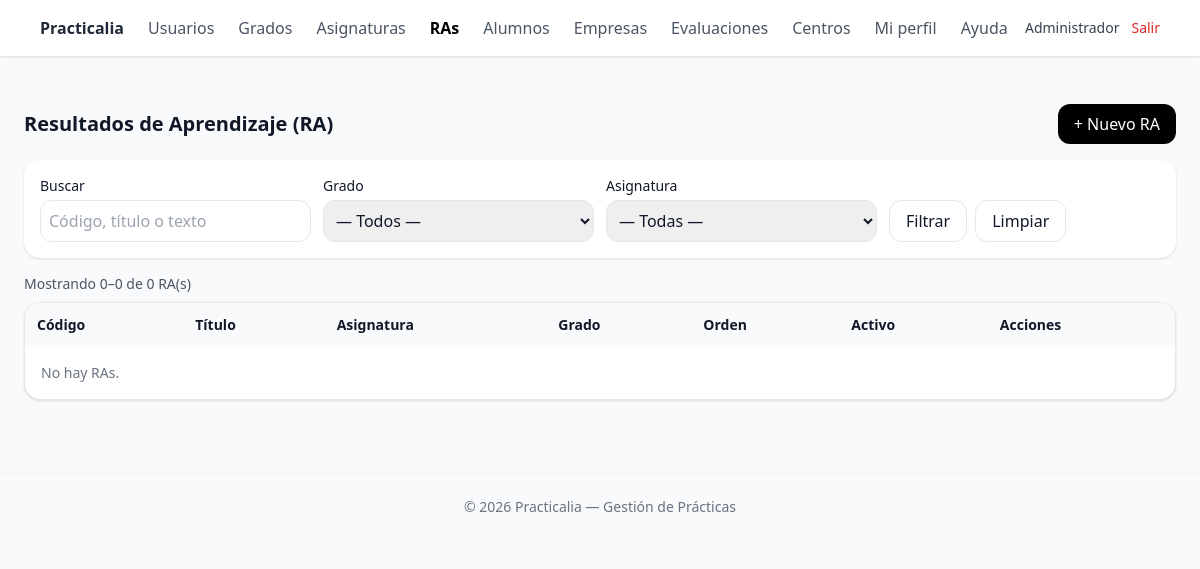
/public/ras/index.php (signed in), run on an earlier commit of the app's database.
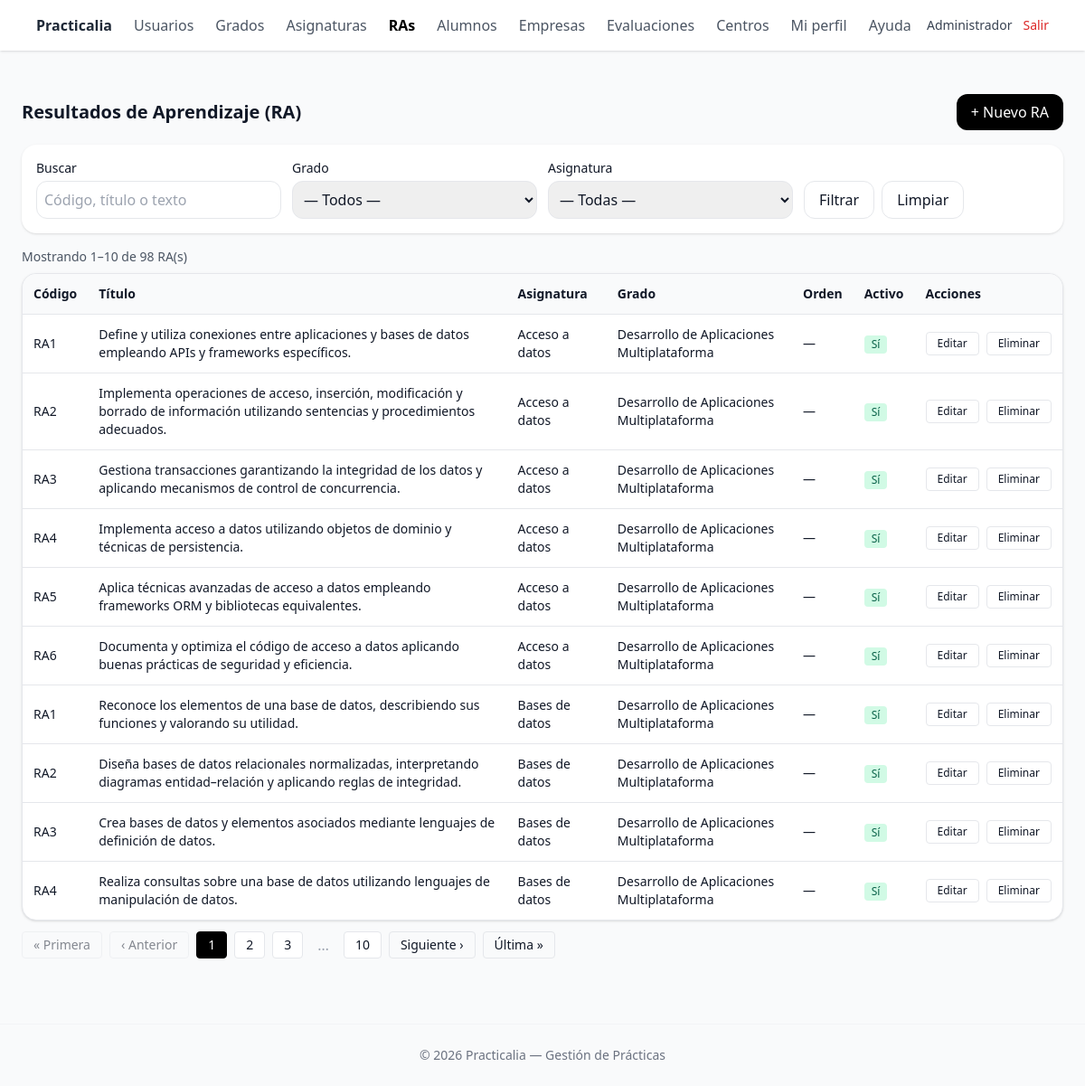
And on a later commit of the database.
### tables this page shows
CREATE TABLE `asignatura_ras` (
  `id` int(10) UNSIGNED NOT NULL,
  `asignatura_id` int(10) UNSIGNED NOT NULL,
  `codigo` varchar(20) NOT NULL,
  `titulo` varchar(255) NOT NULL,
  `descripcion` text DEFAULT NULL,
  `orden` smallint(5) UNSIGNED DEFAULT NULL,
  `activo` tinyint(1) NOT NULL DEFAULT 1,
  `created_at` datetime NOT NULL DEFAULT current_timestamp(),
  `updated_at` datetime NOT NULL DEFAULT current_timestamp() ON UPDATE current_timestamp(),
  `deleted_at` datetime DEFAULT NULL
);

CREATE TABLE `asignaturas` (
  `id` int(10) UNSIGNED NOT NULL,
  `curso_id` int(10) UNSIGNED NOT NULL,
  `nombre` varchar(150) NOT NULL,
  `codigo` varchar(30) DEFAULT NULL,
  `ects` decimal(4,1) DEFAULT NULL,
  `horas` smallint(5) UNSIGNED DEFAULT NULL,
  `semestre` tinyint(3) UNSIGNED DEFAULT NULL,
  `descripcion` text DEFAULT NULL,
  `activo` tinyint(1) NOT NULL DEFAULT 1,
  `created_at` datetime NOT NULL DEFAULT current_timestamp(),
  `updated_at` datetime NOT NULL DEFAULT current_timestamp() ON UPDATE current_timestamp(),
  `deleted_at` datetime DEFAULT NULL
);

CREATE TABLE `cursos` (
  `id` int(10) UNSIGNED NOT NULL,
  `nombre` varchar(150) NOT NULL,
  `codigo` varchar(50) DEFAULT NULL,
  `anyo` smallint(6) DEFAULT NULL,
  `activo` tinyint(1) NOT NULL DEFAULT 1,
  `created_at` timestamp NOT NULL DEFAULT current_timestamp(),
  `updated_at` timestamp NOT NULL DEFAULT current_timestamp() ON UPDATE current_timestamp()
);

### lib/auth.php (called while the page is built, shortened)
<?php
function current_user(): ?array
{
    return $_SESSION['user'] ?? null;
}
function require_role(string $codigoRol): bool
{
    $user = current_user();
    return in_array($codigoRol, $user['roles_codigos'] ?? [], true);
}

### public/ras/index.php (the view, shortened to what this page needs)
<?php
require_once __DIR__ . '/../../lib/auth.php';
function h(?string $s): string
{
  return htmlspecialchars((string) $s, ENT_QUOTES, 'UTF-8');
}
function urlWith(array $merge): string
{
  $cur = $_GET;
  foreach ($merge as $k => $v) {
    if ($v === null)
      unset($cur[$k]);
    else
      $cur[$k] = $v;
  }
  $q = http_build_query($cur);
  return $q ? ('?' . $q) : './index.php';
}
$q = trim((string) ($_GET['q'] ?? ''));
$asigIdF = filter_input(INPUT_GET, 'asignatura_id', FILTER_VALIDATE_INT) ?: null;
$page = max(1, (int) ($_GET['page'] ?? 1));
$perPage = 10;
$params = [];
$joins = "JOIN asignaturas a ON a.id = ra.asignatura_id
           JOIN cursos c ON c.id = a.curso_id";
$where = ["ra.deleted_at IS NULL", "a.deleted_at IS NULL"];
$whereSql = $where ? ('WHERE ' . implode(' AND ', $where)) : '';
$sqlCount = "SELECT COUNT(DISTINCT ra.id)
             FROM asignatura_ras ra
             $joins
             $whereSql";
$st = $pdo->prepare($sqlCount);
$st->execute($params);
$total = (int) $st->fetchColumn();
$perPage = max(1, (int) $perPage);
$totalPages = max(1, (int) ceil($total / $perPage));
$page = min(max(1, (int) $page), $totalPages);
$offset = ($page - 1) * $perPage;
$sqlRows = "SELECT ra.id, ra.codigo, ra.titulo, ra.orden, ra.activo,
                   a.id AS asig_id, a.nombre AS asig_nombre,
                   c.id AS curso_id, c.nombre AS curso_nombre
            FROM asignatura_ras ra
            $joins
            $whereSql
            GROUP BY ra.id, ra.codigo, ra.titulo, ra.orden, ra.activo, a.id, a.nombre, c.id, c.nombre
            ORDER BY c.nombre ASC, a.nombre ASC,
                     (ra.orden IS NULL) ASC, ra.orden ASC, ra.codigo ASC
            LIMIT :limit OFFSET :offset";
$st = $pdo->prepare($sqlRows);
$st->bindValue(':limit', $perPage, PDO::PARAM_INT);
$st->bindValue(':offset', $offset, PDO::PARAM_INT);
$st->execute();
$rows = $st->fetchAll(PDO::FETCH_ASSOC);
$from = ($total === 0) ? 0 : ($offset + 1);
$to = min($offset + $perPage, $total);
$window = 2;
$pagesToShow = [];
$pagesToShow[] = 1;
for ($i = $page - $window; $i <= $page + $window; $i++) {
  if ($i > 1 && $i < $totalPages)
    $pagesToShow[] = $i;
}
if ($totalPages > 1)
  $pagesToShow[] = $totalPages;
$pagesToShow = array_values(array_unique(array_filter($pagesToShow, fn($p) => $p >= 1 && $p <= $totalPages)));
sort($pagesToShow);
function renderPageLink(int $p, int $cur): string
{
  $isCur = ($p === $cur);
  $cls = 'px-3 py-1 rounded border text-sm ' . ($isCur ? 'bg-black text-white border-black' : 'bg-white');
  return '<a class="' . $cls . '" href="' . h(urlWith(['page' => $p])) . '">' . $p . '</a>';
}
require_once __DIR__ . '/../partials/_header.php';
?>
<div class="flex items-center justify-between mb-4">
  <h1 class="text-xl font-semibold">Resultados de Aprendizaje (RA)</h1>
  <a href="./create.php<?= $asigIdF ? '?asignatura_id=' . (int) $asigIdF : '' ?>"
    class="px-4 py-2 rounded-xl bg-black text-white">+ Nuevo RA</a>
</div>
<form method="get" class="bg-white p-4 rounded-2xl shadow mb-4 grid grid-cols-1 md:grid-cols-4 gap-3">
  <div>
    <label class="block text-sm font-medium">Buscar</label>
    <input name="q" value="<?= h($q) ?>" class="mt-1 w-full border rounded-xl p-2" placeholder="Código, título o texto">
  </div>
  <div>
    <label class="block text-sm font-medium">Grado</label>
    <select name="curso_id" class="mt-1 w-full border rounded-xl p-2" onchange="this.form.submit()">
      <option value="">— Todos —</option>
    </select>
  </div>
  <div>
    <label class="block text-sm font-medium">Asignatura</label>
    <select name="asignatura_id" class="mt-1 w-full border rounded-xl p-2">
      <option value="">— Todas —</option>
    </select>
  </div>
  <div class="flex items-end gap-2">
    <button class="px-4 py-2 rounded-xl border">Filtrar</button>
    <a href="./index.php" class="px-4 py-2 rounded-xl border">Limpiar</a>
  </div>
</form>
<div class="mb-2 text-sm text-gray-600">
  Mostrando <span class="font-medium"><?= (int) $from ?></span>–<span class="font-medium"><?= (int) $to ?></span> de
  <span class="font-medium"><?= (int) $total ?></span> RA(s)
</div>
<div class="overflow-x-auto bg-white rounded-2xl shadow border">
  <table class="min-w-full text-sm">
    <thead class="bg-gray-50">
      <tr>
        <th class="text-left p-3">Código</th>
        <th class="text-left p-3">Título</th>
        <th class="text-left p-3">Asignatura</th>
        <th class="text-left p-3">Grado</th>
        <th class="text-left p-3">Orden</th>
        <th class="text-left p-3">Activo</th>
        <th class="text-left p-3">Acciones</th>
      </tr>
    </thead>
    <tbody>
      <?php if (!$rows): ?>
        <tr>
          <td colspan="7" class="p-4 text-gray-500">No hay RAs.</td>
        </tr>
      <?php else:
        foreach ($rows as $r): ?>
          <tr class="border-t">
            <td class="p-3 font-medium"><?= h($r['codigo']) ?></td>
            <td class="p-3"><?= h($r['titulo']) ?></td>
            <td class="p-3"><?= h($r['asig_nombre']) ?></td>
            <td class="p-3"><?= h($r['curso_nombre']) ?></td>
            <td class="p-3"><?= h($r['orden'] !== null ? (string) $r['orden'] : '—') ?></td>
            <td class="p-3">
              <?php if ((int) $r['activo'] === 1): ?>
                <span class="inline-block text-xs px-2 py-0.5 rounded bg-emerald-100 text-emerald-800">Sí</span>
              <?php else: ?>
                <span class="inline-block text-xs px-2 py-0.5 rounded bg-gray-100 text-gray-700">No</span>
              <?php endif; ?>
            </td>
            <td class="p-3">
              <div class="flex gap-2">
                <a class="px-3 py-1 rounded border text-xs" href="./edit.php?id=<?= (int) $r['id'] ?>">Editar</a>
                <form method="post" action="./delete.php" onsubmit="return confirm('¿Eliminar este RA?');">
                  <button class="px-3 py-1 rounded border text-xs" type="submit">Eliminar</button>
                </form>
              </div>
            </td>
          </tr>
        <?php endforeach; endif; ?>
    </tbody>
  </table>
</div>
<?php if ($totalPages > 1): ?>
  <nav class="flex items-center gap-2 mt-3" aria-label="Paginación">
    <a class="px-3 py-1 rounded border text-sm <?= $page === 1 ? 'pointer-events-none opacity-50' : '' ?>"
      href="<?= h(urlWith(['page' => 1])) ?>">« Primera</a>
    <a class="px-3 py-1 rounded border text-sm <?= $page === 1 ? 'pointer-events-none opacity-50' : '' ?>"
      href="<?= h(urlWith(['page' => max(1, $page - 1)])) ?>">‹ Anterior</a>
    <?php
    $prev = 0;
    foreach ($pagesToShow as $p):
      if ($prev && $p > $prev + 1)
        echo '<span class="px-2 text-gray-400">…</span>';
      echo renderPageLink($p, $page);
      $prev = $p;
    endforeach;
    ?>
    <a class="px-3 py-1 rounded border text-sm <?= $page === $totalPages ? 'pointer-events-none opacity-50' : '' ?>"
      href="<?= h(urlWith(['page' => min($totalPages, $page + 1)])) ?>">Siguiente ›</a>
    <a class="px-3 py-1 rounded border text-sm <?= $page === $totalPages ? 'pointer-events-none opacity-50' : '' ?>"
      href="<?= h(urlWith(['page' => $totalPages])) ?>">Última »</a>
  </nav>
<?php endif; ?>
</main>
<?php require_once __DIR__ . '/../partials/_footer.php'; ?>

### public/partials/_header.php (shortened to what this page needs)
<?php
$mainClass = $mainClass ?? 'max-w-7xl';
?>
<!doctype html>
<html lang="es">
<head>
    <script src="https://cdn.tailwindcss.com"></script>
</head>
<body class="bg-gray-50 min-h-screen text-gray-900">
    <?php require_once __DIR__ . '/menu.php'; ?>
    <main class="<?= htmlspecialchars($mainClass) ?> mx-auto p-4 md:p-6">

### public/partials/menu.php (shortened to what this page needs)
<?php
require_once __DIR__ . '/../../lib/auth.php';
$user = current_user();
$isAdmin = require_role('admin');
$scriptName = $_SERVER['SCRIPT_NAME'] ?? '';
$publicPos = strpos($scriptName, '/public/');
$projectRoot = ($publicPos !== false) ? substr($scriptName, 0, $publicPos) : '';
$base = $projectRoot . '/public';
$path = $_SERVER['SCRIPT_NAME'] ?? '';
function active(string $needle): string
{
  global $path;
  return str_contains($path, $needle) ? 'text-black font-semibold' : 'text-gray-600';
}
?>
<nav class="bg-white shadow mb-6">
  <div class="max-w-6xl mx-auto px-4">
    <div class="flex justify-between h-14 items-center">
      <div class="flex items-center space-x-6">
        <a href="<?= $base ?>/index.php" class="font-semibold text-gray-800">Practicalia</a>
        <?php if ($isAdmin): ?>
          <a href="<?= $base ?>/admin/usuarios/index.php" class="<?= active('/admin/usuarios/') ?>">
            Usuarios
          </a>
          <a href="<?= $base ?>/cursos/index.php" class="<?= active('/cursos/') ?>">
            Grados
          </a>
          <a href="<?= $base ?>/asignaturas/index.php" class="<?= active('/asignaturas/') ?>">
            Asignaturas
          </a>
          <a href="<?= $base ?>/ras/index.php" class="<?= active('/ras/') ?>">
            RAs
          </a>
          <a href="<?= $base ?>/alumnos/index.php" class="<?= active('/alumnos/') ?>">
            Alumnos
          </a>
          <a href="<?= $base ?>/empresas/index.php" class="<?= active('/empresas/') ?>">
            Empresas
          </a>
          <a href="<?= $base ?>/evaluaciones/index.php" class="<?= active('/evaluaciones/') ?>">
            Evaluaciones
          </a>
          <a href="<?= $base ?>/centros/index.php" class="<?= active('/centros/') ?>">
            Centros
          </a>
        <?php endif; ?>
        <a href="<?= $base ?>/perfil/edit.php" class="<?= active('/perfil/') ?>">
          Mi perfil
        </a>
        <a href="<?= $base ?>/ayuda.php" class="<?= active('/ayuda.php') ?>">
          Ayuda
        </a>
      </div>
      <div class="flex items-center gap-3 text-sm text-gray-700">
        <span><?= htmlspecialchars($user['nombre'] ?? '') ?></span>
        <a href="<?= $base ?>/logout.php" class="text-red-600 hover:underline">Salir</a>
      </div>
    </div>
  </div>
</nav>

### public/partials/_footer.php (shortened to what this page needs)
<footer class="mt-12 py-6 border-t border-gray-100 text-center text-sm text-gray-500">
    &copy;
    <?= date('Y') ?> Practicalia — Gestión de Prácticas
</footer>
</body>
</html>

What changed in the data, as far as the page shows it:
added asignatura_ras: codigo "RA1", titulo "Define y utiliza conexiones entre aplicaciones y bases de datos empleando APIs y frameworks específicos.", asignatura.nombre "Acceso a datos", cursos.nombre "Desarrollo de Aplicaciones Multiplataforma", orden "—", activo "Sí"
added asignatura_ras: codigo "RA2", titulo "Implementa operaciones de acceso, inserción, modificación y borrado de información utilizando sentencias y procedimientos adecuados.", asignatura.nombre "Acceso a datos", cursos.nombre "Desarrollo de Aplicaciones Multiplataforma", orden "—", activo "Sí"
added asignatura_ras: codigo "RA3", titulo "Gestiona transacciones garantizando la integridad de los datos y aplicando mecanismos de control de concurrencia.", asignatura.nombre "Acceso a datos", cursos.nombre "Desarrollo de Aplicaciones Multiplataforma", orden "—", activo "Sí"
added asignatura_ras: codigo "RA4", titulo "Implementa acceso a datos utilizando objetos de dominio y técnicas de persistencia.", asignatura.nombre "Acceso a datos", cursos.nombre "Desarrollo de Aplicaciones Multiplataforma", orden "—", activo "Sí"
added asignatura_ras: codigo "RA5", titulo "Aplica técnicas avanzadas de acceso a datos empleando frameworks ORM y bibliotecas equivalentes.", asignatura.nombre "Acceso a datos", cursos.nombre "Desarrollo de Aplicaciones Multiplataforma", orden "—", activo "Sí"
added asignatura_ras: codigo "RA6", titulo "Documenta y optimiza el código de acceso a datos aplicando buenas prácticas de seguridad y eficiencia.", asignatura.nombre "Acceso a datos", cursos.nombre "Desarrollo de Aplicaciones Multiplataforma", orden "—", activo "Sí"
added asignatura_ras: codigo "RA1", titulo "Reconoce los elementos de una base de datos, describiendo sus funciones y valorando su utilidad.", asignatura.nombre "Bases de datos", cursos.nombre "Desarrollo de Aplicaciones Multiplataforma", orden "—", activo "Sí"
added asignatura_ras: codigo "RA2", titulo "Diseña bases de datos relacionales normalizadas, interpretando diagramas entidad–relación y aplicando reglas de integridad.", asignatura.nombre "Bases de datos", cursos.nombre "Desarrollo de Aplicaciones Multiplataforma", orden "—", activo "Sí"
added asignatura_ras: codigo "RA3", titulo "Crea bases de datos y elementos asociados mediante lenguajes de definición de datos.", asignatura.nombre "Bases de datos", cursos.nombre "Desarrollo de Aplicaciones Multiplataforma", orden "—", activo "Sí", id "10"
added asignatura_ras: codigo "RA4", titulo "Realiza consultas sobre una base de datos utilizando lenguajes de manipulación de datos.", asignatura.nombre "Bases de datos", cursos.nombre "Desarrollo de Aplicaciones Multiplataforma", orden "—", activo "Sí"
added asignaturas: id "2"
Also different on the page:
$from: "0" → "1"
$to: "0" → "10"
$total: "0" → "98"
text no longer shown: "No hay RAs."
text now shown: "« Primera ‹ Anterior Siguiente › Última »"
new list line: "1"
new list line: "3"
